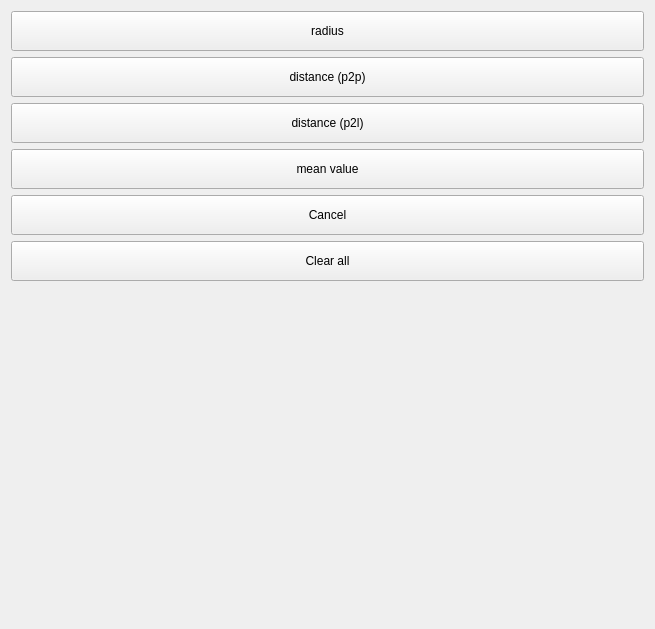
<?xml version="1.0" encoding="UTF-8"?>
<ui version="4.0">
 <class>MeasureTool</class>
 <widget class="QWidget" name="MeasureTool">
  <property name="geometry">
   <rect>
    <x>0</x>
    <y>0</y>
    <width>655</width>
    <height>629</height>
   </rect>
  </property>
  <property name="windowTitle">
   <string>Form</string>
  </property>
  <layout class="QVBoxLayout" name="verticalLayout_2">
   <item>
    <layout class="QHBoxLayout" name="horizontalLayout">
     <item>
      <widget class="Itom2dQwtPlot" name="dataPlot">
       <property name="keepAspectRatio">
        <bool>true</bool>
       </property>
       <property name="enablePlotting" stdset="0">
        <bool>false</bool>
       </property>
       <property name="showCenterMarker" stdset="0">
        <bool>true</bool>
       </property>
      </widget>
     </item>
     <item>
      <layout class="QVBoxLayout" name="verticalLayout">
       <item>
        <widget class="QPushButton" name="pushButtonRadius">
         <property name="minimumSize">
          <size>
           <width>80</width>
           <height>40</height>
          </size>
         </property>
         <property name="text">
          <string>radius</string>
         </property>
        </widget>
       </item>
       <item>
        <widget class="QPushButton" name="pushButtonDistanceP2P">
         <property name="minimumSize">
          <size>
           <width>80</width>
           <height>40</height>
          </size>
         </property>
         <property name="text">
          <string>distance (p2p)</string>
         </property>
        </widget>
       </item>
       <item>
        <widget class="QPushButton" name="pushButtonDistanceP2L">
         <property name="minimumSize">
          <size>
           <width>80</width>
           <height>40</height>
          </size>
         </property>
         <property name="text">
          <string>distance (p2l)</string>
         </property>
        </widget>
       </item>
       <item>
        <widget class="QPushButton" name="pushButtonMean">
         <property name="minimumSize">
          <size>
           <width>80</width>
           <height>40</height>
          </size>
         </property>
         <property name="text">
          <string>mean value</string>
         </property>
        </widget>
       </item>
       <item>
        <widget class="QPushButton" name="pushButtonCancel">
         <property name="minimumSize">
          <size>
           <width>80</width>
           <height>40</height>
          </size>
         </property>
         <property name="text">
          <string>Cancel</string>
         </property>
        </widget>
       </item>
       <item>
        <widget class="QPushButton" name="pushButtonClearAll">
         <property name="minimumSize">
          <size>
           <width>80</width>
           <height>40</height>
          </size>
         </property>
         <property name="text">
          <string>Clear all</string>
         </property>
        </widget>
       </item>
       <item>
        <spacer name="verticalSpacer">
         <property name="orientation">
          <enum>Qt::Vertical</enum>
         </property>
         <property name="sizeHint" stdset="0">
          <size>
           <width>20</width>
           <height>40</height>
          </size>
         </property>
        </spacer>
       </item>
      </layout>
     </item>
    </layout>
   </item>
   <item>
    <widget class="EvaluateGeometricsFigure" name="measurementTable">
     <property name="considerOnly2D" stdset="0">
      <bool>true</bool>
     </property>
    </widget>
   </item>
  </layout>
 </widget>
 <customwidgets>
  <customwidget>
   <class>EvaluateGeometricsFigure</class>
   <extends>QMainWindow</extends>
   <header>evaluateGeometrics.h</header>
   <container>1</container>
  </customwidget>
  <customwidget>
   <class>Itom2dQwtPlot</class>
   <extends>QMainWindow</extends>
   <header>itom2dqwtplot.h</header>
   <container>1</container>
  </customwidget>
 </customwidgets>
 <resources/>
 <connections>
  <connection>
   <sender>dataPlot</sender>
   <signal>geometricShapeChanged(int,ito::Shape)</signal>
   <receiver>measurementTable</receiver>
   <slot>geometricShapeChanged(int,ito::Shape)</slot>
   <hints>
    <hint type="sourcelabel">
     <x>344</x>
     <y>213</y>
    </hint>
    <hint type="destinationlabel">
     <x>336</x>
     <y>424</y>
    </hint>
   </hints>
  </connection>
 </connections>
</ui>
